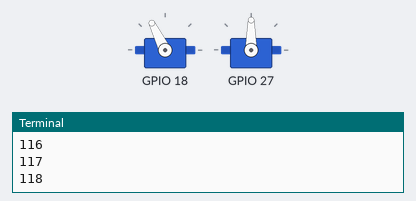
Bench run of a program on a simulated Raspberry Pi (BCM pin numbers). Parts: 2 × servo, the last lines printed to the terminal. Servo angles are drawn from the pulse width (0.5 ms = 0°, 2.5 ms = 180°). At 3.1 s the program stops and its outputs stay as they are.

Above: at 0.15 s.
At 0.75 s:
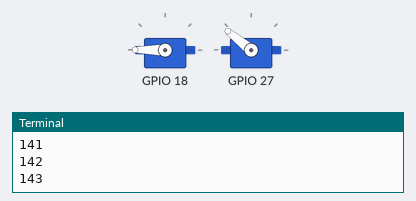
At 1.35 s:
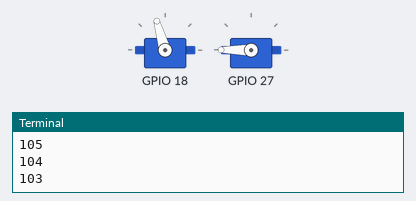
At 2.9 s:
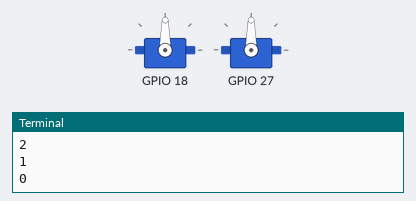
Timing chart, 0 to 4.4 s (numbered marks = the images above):
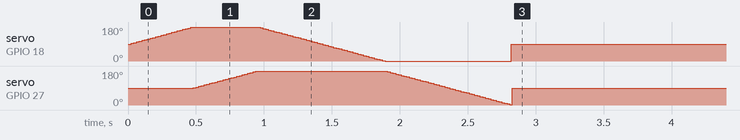

The program:

pan_tilt.py
````python
"""
Controlling two servos mounted inside a Pan-Tilt support
"""
from time import sleep

import pigpio


# ----------------------------------------------------------------------------------------------- #
# General Config
# ----------------------------------------------------------------------------------------------- #
pan_servo = 18 # Pin12
tilt_servo = 27 # Pin13

pi = pigpio.pi()

# ----------------------------------------------------------------------------------------------- #
# Servo Config
# ----------------------------------------------------------------------------------------------- #
low_pulse = 500  # 0 degrees
neutral_pulse = 1500  # 90 degrees
high_pulse = 2500  # 180 degrees
step = (high_pulse - low_pulse) / 180 # How many microseconds are needed for moving one degree

# ----------------------------------------------------------------------------------------------- #
# Main Program
# ----------------------------------------------------------------------------------------------- #
def get_angle(servo):
    """Get current angle

    Args:
        - servo (int): GPIO where the servo is connected

    Returns:
        - angle (int): Current angle
    """

    return (pi.get_servo_pulsewidth(servo) - low_pulse) / step

def set_angle(servo_list, angle):
    """Set servo angle
    It translates servo angle into a PWM duty cycle. This is because servos usually
    respond to pulses from 1000us to 2000us (SG90 could be more from 500us to 2500us).
    In this way if we use a PWM set to 50hz we will have a duty cycle of 20000us,
    therefore our pulses will be comprehended between a duty cycle from 2.5% to 12.5%

        ```
        500  / 20000 = 0.025 or  2.5 % dutycycle
        1000 / 20000 = 0.05  or  5.0 % dutycycle
        1500 / 20000 = 0.075 or  7.5 % dutycycle
        2000 / 20000 = 0.1   or 10.0 % dutycycle
        2500 / 20000 = 0.125 or 12.5 % dutycycle
        ```

    Args:
        - servo_list (list): GPIO where the servo(s) is/are connected.
            If there is only one servo connected, it could be passed as an integer
        - angle (int): Angle to set the servo
    """

    if not isinstance(servo_list, list):
        servo_list = list([servo_list])
    for servo in servo_list:
        pulse_width = (angle * step) + low_pulse
        pi.set_servo_pulsewidth(servo, pulse_width)

def set_angle_smooth(servo_list, angle, step=1, delay=0.005):
    """Set an angle smoothly by traversing several angles until reaching the desired one

    Args:
        - servo_list (list): GPIO where the servo(s) is/are connected.
            If there is only one servo connected, it could be passed as an integer
        - angle (int): Angle to set the servo
        - step (int): Step in degrees from angle to angle
        - delay (float): Time in seconds to wait between angles
    """

    step_bkp = step
    if not isinstance(servo_list, list):
        servo_list = list([servo_list])
    for servo in servo_list:
        current_angle = int(get_angle(servo))
        if current_angle > angle:
            step = -step
        for a in range(current_angle, angle+step, step):
            print(a)
            set_angle(servo, a)
            sleep(delay)
        step = step_bkp


if __name__ == "__main__":
    servos = [pan_servo, tilt_servo]
    set_angle(servos, 90)
    set_angle_smooth(servos, 180)
    set_angle_smooth(servos, 0)
    set_angle(servos, 90)
    sleep(0.25)
````
